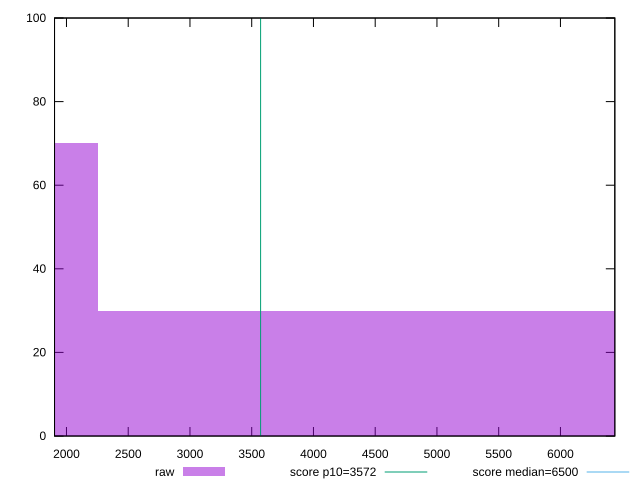

This figure's gnuplot source:
reset

$raw <<EOF
4509.86430056652 30
0 70
EOF

set key outside below
set boxwidth 4509.86430056652
set xrange [1903.3360000000005:6440.373500000001]
set yrange [0:100]
set trange [0:100]
set style fill transparent solid 0.5 noborder

set parametric
set terminal svg size 640, 490 enhanced background rgb 'white'
set output "report_00017_2021-02-10T15-08-03.406Z/first-cpu-idle/samples/pages+cached+noadtech+nomedia/raw/histogram.svg"

plot $raw title "raw" with boxes, \
     3572,t title "score p10=3572", \
     6500,t title "score median=6500"

reset
